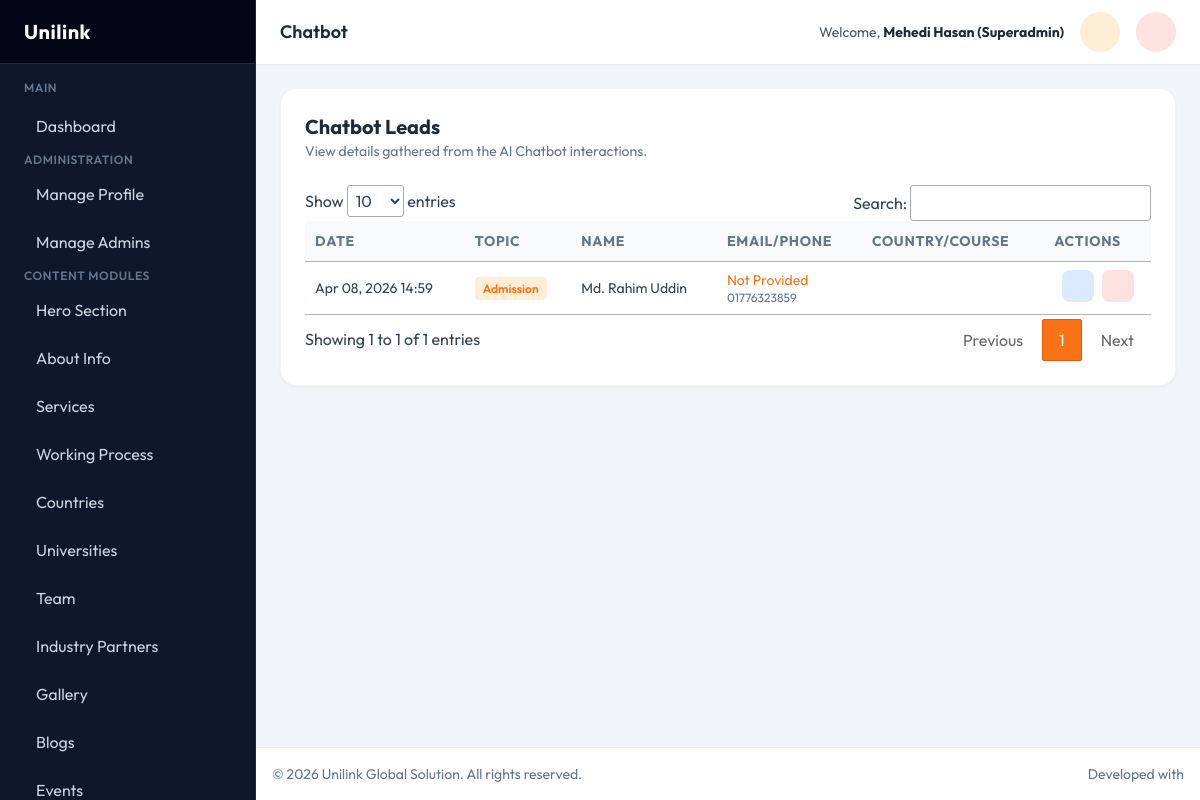
The page /admin/chatbot.php (signed in) on the database as committed earlier.
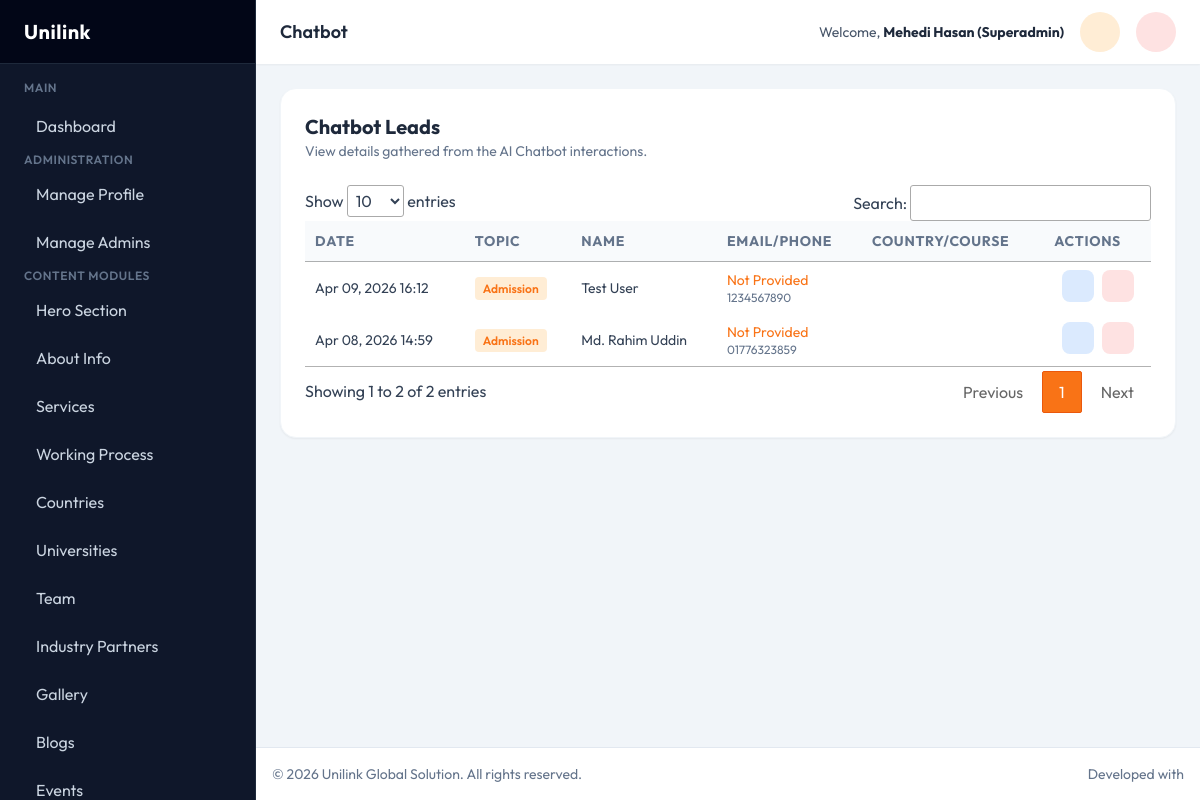
The same page on the database as committed later.
### tables this page shows
CREATE TABLE `chatbot_leads` (
  `id` int(11) NOT NULL,
  `topic` varchar(50) NOT NULL,
  `name` varchar(100) NOT NULL,
  `email` varchar(100) NOT NULL,
  `phone` varchar(50) NOT NULL,
  `address` text NOT NULL,
  `country` varchar(100) NOT NULL,
  `course` varchar(200) NOT NULL,
  `created_at` datetime DEFAULT current_timestamp()
);

### admin/chatbot.php (the view, shortened to what this page needs)
<?php
require_once __DIR__ . '/components/header.php';
$leads = $pdo->query("SELECT * FROM chatbot_leads ORDER BY created_at DESC")->fetchAll();
?>
<div class="bg-white rounded-2xl shadow-sm border border-slate-100 p-6 mb-6">
    <div class="mb-6">
        <h3 class="text-xl font-bold text-slate-800">Chatbot Leads</h3>
        <p class="text-slate-500 text-sm">View details gathered from the AI Chatbot interactions.</p>
    </div>
    <div class="overflow-x-auto">
        <table class="w-full text-left border-collapse datatable">
            <thead>
                <tr class="bg-slate-50 text-slate-500 text-sm uppercase tracking-wider">
                    <th class="p-4 border-b">Date</th>
                    <th class="p-4 border-b">Topic</th>
                    <th class="p-4 border-b">Name</th>
                    <th class="p-4 border-b">Email/Phone</th>
                    <th class="p-4 border-b">Country/Course</th>
                    <th class="p-4 border-b text-center">Actions</th>
                </tr>
            </thead>
            <tbody class="text-slate-700 text-sm">
                <?php foreach($leads as $item): ?>
                <tr class="hover:bg-slate-50 border-b">
                    <td class="p-4"><?php echo date('M d, Y H:i', strtotime($item['created_at'])); ?></td>
                    <td class="p-4 font-semibold text-slate-800"><span class="bg-orange-100 text-secondary px-2 py-1 rounded text-xs"><?php echo htmlspecialchars($item['topic']); ?></span></td>
                    <td class="p-4"><?php echo htmlspecialchars($item['name']); ?></td>
                    <td class="p-4">
                        <div class="flex flex-col">
                            <span class="text-secondary"><?php echo htmlspecialchars($item['email']); ?></span>
                            <span class="text-xs text-slate-500"><?php echo htmlspecialchars($item['phone']); ?></span>
                        </div>
                    </td>
                    <td class="p-4">
                    </td>
                    <td class="p-4 flex gap-2 justify-center">
                        <a href="chatbot_view.php?id=<?php echo $item['id']; ?>" class="w-8 h-8 rounded-lg bg-blue-100 text-blue-600 flex items-center justify-center hover:bg-blue-200 transition">
                        </a>
                        <form action="chatbot.php" method="POST" onsubmit="return confirm('Delete this lead?');" class="inline">
                            <button type="submit" class="w-8 h-8 rounded-lg bg-red-100 text-red-600 flex items-center justify-center hover:bg-red-200 transition">
                            </button>
                        </form>
                    </td>
                </tr>
                <?php endforeach; ?>
            </tbody>
        </table>
    </div>
</div>
<?php require_once __DIR__ . '/components/footer.php'; ?>

Rows that differ between the two databases and show on the page:
added chatbot_leads: created_at "Apr 09, 2026 16:12", topic "Admission", name "Test User", email "Not Provided", phone "1234567890"
Other text that changed with them:
text written by a page script: "Show entries Search: Showing 1 to 1 of 1 entries Previous 1 Next" → "Show entries Search: Showing 1 to 2 of 2 entries Previous 1 Next"
